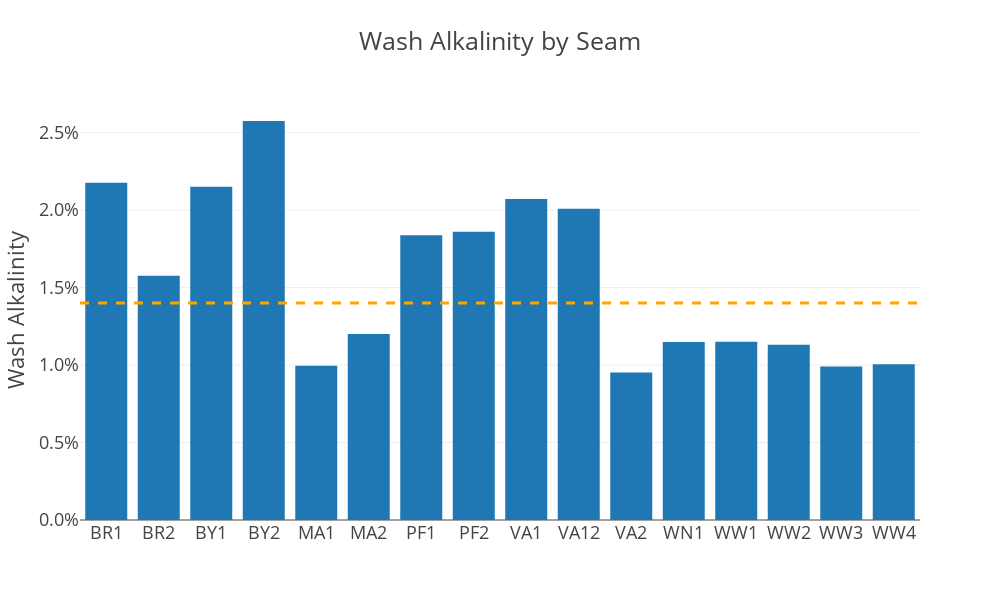

Notebook cell for this chart:
### Code cell
# group by strip & weighted av of wash_alk_ad
df_strip = (
    df.groupby("pmath_ws")
    .apply(weighted_average, "wash_alk_ad", "wash_qty")
    .reset_index(name="wash_alk_ad")
    # .query('strip not in ("S52","S53","S54","S55")')
)
df_strip
fig = px.bar(
    df_strip,
    x="pmath_ws",
    y="wash_alk_ad",
    title="Wash Alkalinity by Seam",
    template="presentation",
)
fig.add_hline(y=0.014, line_width=3, line_dash="dash", line_color="orange")
fig.update_layout(
    yaxis_tickformat=".1%",  # None
    # , yaxis_rangemode = 'tozero'
    xaxis_title=None,
    yaxis_title="Wash Alkalinity",
    # , title='<b>stMATIC Aave V3 Polygon Supply Cap Utilisation</b>'
    hovermode="x",
)

fig.update_layout(width=1000, height=600)
fig

### Figure 1 — Plotly figure (JSON) as saved in the notebook; plotly's stock layout.template omitted (floating-point values rounded to 4 significant figures)
{"data": [{"alignmentgroup": "True", "hovertemplate": "pmath_ws=%{x}<br>wash_alk_ad=%{y}<extra></extra>", "legendgroup": "", "marker": {"color": "#1F77B4", "pattern": {"shape": ""}}, "name": "", "offsetgroup": "", "orientation": "v", "showlegend": false, "textposition": "auto", "type": "bar", "x": ["BR1", "BR2", "BY1", "BY2", "MA1", "MA2", "PF1", "PF2", "VA1", "VA12", "VA2", "WN1", "WW1", "WW2", "WW3", "WW4"], "xaxis": "x", "y": [0.02177, 0.01577, 0.02151, 0.02575, 0.009956, 0.012, 0.01837, 0.0186, 0.02071, 0.02008, 0.009525, 0.01149, 0.0115, 0.01131, 0.009909, 0.01006], "yaxis": "y"}], "layout": {"barmode": "relative", "height": 600, "hovermode": "x", "legend": {"tracegroupgap": 0}, "shapes": [{"line": {"color": "orange", "dash": "dash", "width": 3}, "type": "line", "x0": 0, "x1": 1, "xref": "x domain", "y0": 0.014, "y1": 0.014, "yref": "y"}], "title": {"text": "Wash Alkalinity by Seam"}, "width": 1000, "xaxis": {"anchor": "y", "domain": [0, 1], "title": {}}, "yaxis": {"anchor": "x", "domain": [0, 1], "tickformat": ".1%", "title": {"text": "Wash Alkalinity"}}}}
